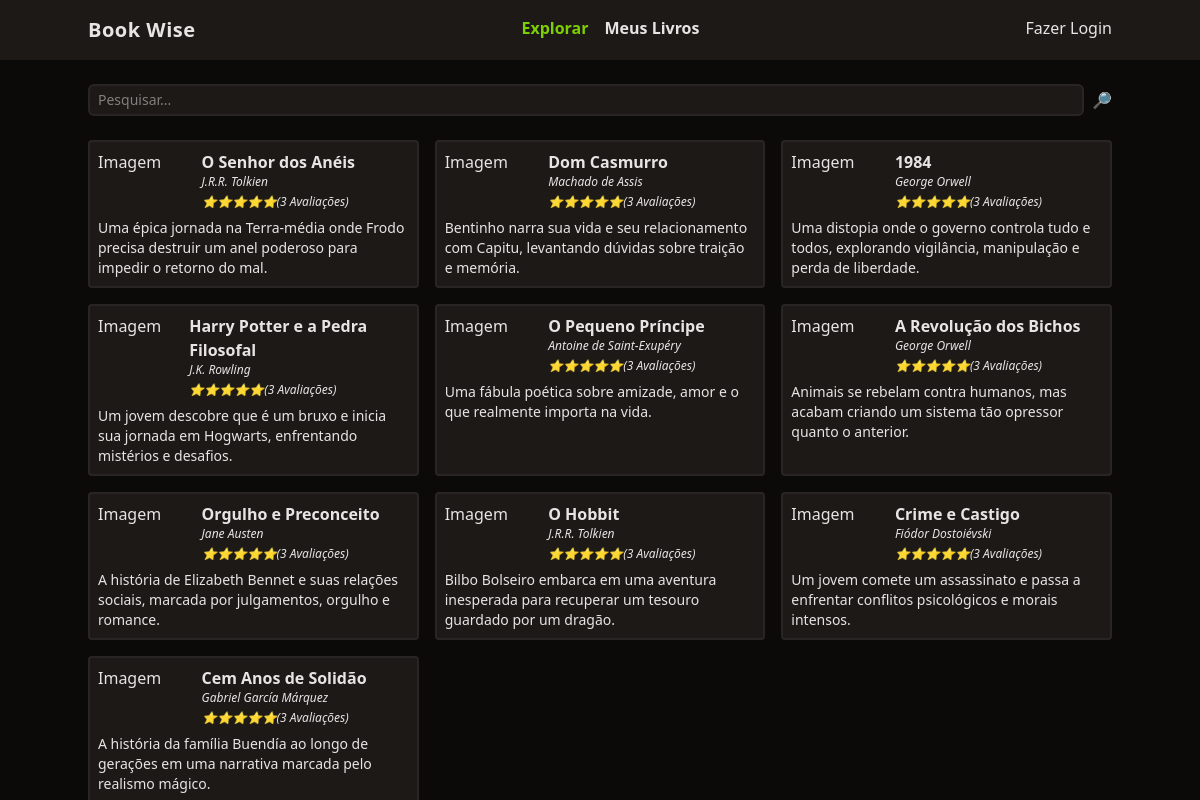
The page / on the database its author committed.
### tables this page shows
CREATE TABLE LIVROS (
	id integer PRIMARY KEY, 
	titulo varchar(255),
	autor varchar(100),
	descricao text,
	ano_de_lancamento integer,
	usuario_id integer,
	FOREIGN key(usuario_id ) REFERENCES USUARIOS(id) on delete cascade
	);

### functions.php (called while the page is built, shortened)
<?php
function view($view, $data = null){
    require "views/templates/app.php";
}

### controllers/index.controller.php (called while the page is built)
<?php
$pesquisar = $_REQUEST["pesquisar"] ?? '';
$db = new DB;
$livros =
    $db->query(
        "SELECT * FROM livros where titulo like :filtro",
        Livro::class,
        ['filtro' => "%$pesquisar%"])->fetchAll();
view('index', compact('livros'));

### routes.php (called while the page is built, shortened)
<?php
$controller = str_replace('/', '', parse_url($_SERVER['REQUEST_URI'])['path']);
if (!$controller) $controller = 'index';
require "controllers/{$controller}.controller.php";

### index.php (called while the page is built, shortened)
<?php
require 'functions.php';
require 'database.php';
require 'routes.php';

### database.php (called while the page is built)
<?php
class DB
{
    private $db;
    public function __construct(){
        $this->db = new PDO('sqlite:database.sqlite');
    }
    public function query($query, $class = null, $params = []){
        $prepare = $this->db->prepare($query);
        if($class){
            $prepare->setFetchMode(PDO::FETCH_CLASS, $class);
        }
        $prepare->execute($params);
        return $prepare;
    }
}

### views/index.view.php (the view)
<form class="w-full flex space-x-2 mt-6">
    <input
            type="text"
            name="pesquisar"
            class="border-stone-800 border-2 rounded-md bg-stone-900 text-sm focus:outline-none px-2 py-1 w-full"
            placeholder="Pesquisar..."
    >
    <button type="submit">🔎</button>
</form>
<section class="grid gap-4 grid-cols-1 md:grid-cols-2 lg:grid-cols-3">
    <?php foreach($livros as $livro): ?>
        <div class="p-2 rounded border-stone-800 border-2 bg-stone-900">
            <div class="flex">
                <div class="w-1/3">Imagem</div>
                <div class="space-y-1">
                    <a href="/livro?id=<?= $livro->id ?>" class="font-semibold hover:underline"><?= $livro->titulo ?></a>
                    <div class="text-xs italic"><?= $livro->autor ?></div>
                    <div class="text-xs italic">⭐⭐⭐⭐⭐(3 Avaliações)</div>
                </div>
            </div>
            <div class="text-sm mt-2"><?= $livro->descricao ?></div>
        </div>
    <?php endforeach; ?>
</section>

### views/templates/app.php (shortened to what this page needs)
<!DOCTYPE html>
<html lang="en">
<head>
    <script src="https://cdn.jsdelivr.net/npm/@tailwindcss/browser@4"></script>
</head>
<body class="bg-stone-950 text-stone-200">
<header class="bg-stone-900">
    <nav class="mx-auto max-w-screen-lg flex justify-between py-4">
        <div class="font-bold text-xl tracking-wide">Book Wise</div>
        <ul class="flex space-x-4 font-bold">
            <li><a href="/" class="text-lime-500">Explorar</a></li>
            <li><a href="/meus-livros" class="hover:underline">Meus Livros</a></li>
        </ul>
        <ul>
            <li><a href="/login">Fazer Login</a></li>
        </ul>
    </nav>
</header>
<main class="mx-auto max-w-screen-lg space-y-6">
    <?php require "views/{$view}.view.php" ?>
</main>
</body>
</html>

### rows shown on the page
livros: titulo "O Senhor dos Anéis", autor "J.R.R. Tolkien", descricao "Uma épica jornada na Terra-média onde Frodo precisa destruir um anel poderoso para impedir o retorno do mal."
livros: titulo "Dom Casmurro", autor "Machado de Assis", descricao "Bentinho narra sua vida e seu relacionamento com Capitu, levantando dúvidas sobre traição e memória."
livros: titulo "1984", autor "George Orwell", descricao "Uma distopia onde o governo controla tudo e todos, explorando vigilância, manipulação e perda de liberdade."
livros: titulo "Harry Potter e a Pedra Filosofal", autor "J.K. Rowling", descricao "Um jovem descobre que é um bruxo e inicia sua jornada em Hogwarts, enfrentando mistérios e desafios."
livros: titulo "O Pequeno Príncipe", autor "Antoine de Saint-Exupéry", descricao "Uma fábula poética sobre amizade, amor e o que realmente importa na vida."
livros: titulo "A Revolução dos Bichos", autor "George Orwell", descricao "Animais se rebelam contra humanos, mas acabam criando um sistema tão opressor quanto o anterior."
livros: titulo "Orgulho e Preconceito", autor "Jane Austen", descricao "A história de Elizabeth Bennet e suas relações sociais, marcada por julgamentos, orgulho e romance."
livros: titulo "O Hobbit", autor "J.R.R. Tolkien", descricao "Bilbo Bolseiro embarca em uma aventura inesperada para recuperar um tesouro guardado por um dragão."
livros: titulo "Crime e Castigo", autor "Fiódor Dostoiévski", descricao "Um jovem comete um assassinato e passa a enfrentar conflitos psicológicos e morais intensos."
livros: titulo "Cem Anos de Solidão", autor "Gabriel García Márquez", descricao "A história da família Buendía ao longo de gerações em uma narrativa marcada pelo realismo mágico."
